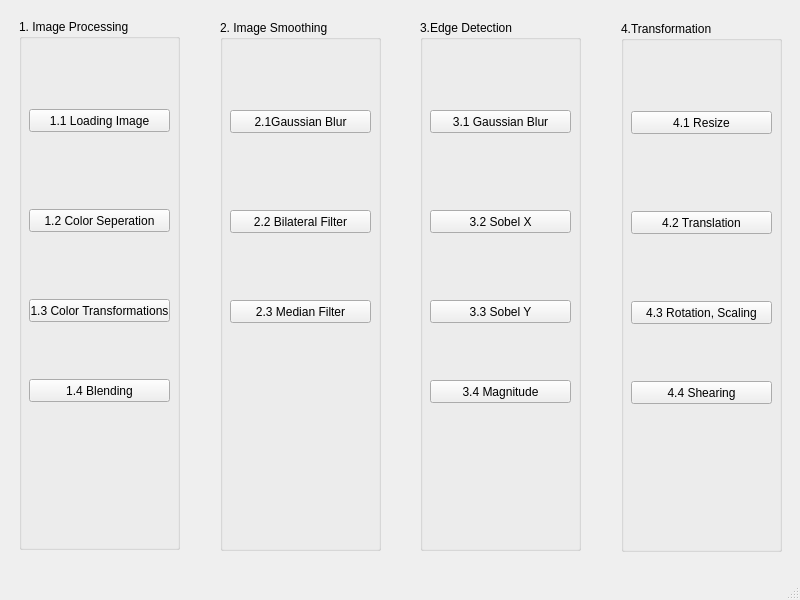
<?xml version="1.0" encoding="UTF-8"?>
<ui version="4.0">
 <class>MainWindow</class>
 <widget class="QMainWindow" name="MainWindow">
  <property name="geometry">
   <rect>
    <x>0</x>
    <y>0</y>
    <width>800</width>
    <height>600</height>
   </rect>
  </property>
  <property name="windowTitle">
   <string>MainWindow</string>
  </property>
  <widget class="QWidget" name="centralwidget">
   <widget class="QGroupBox" name="groupBox_q1">
    <property name="geometry">
     <rect>
      <x>19</x>
      <y>19</y>
      <width>161</width>
      <height>531</height>
     </rect>
    </property>
    <property name="title">
     <string>1. Image Processing</string>
    </property>
    <widget class="QPushButton" name="pushButton_q1_1">
     <property name="geometry">
      <rect>
       <x>10</x>
       <y>90</y>
       <width>141</width>
       <height>23</height>
      </rect>
     </property>
     <property name="text">
      <string>1.1 Loading Image</string>
     </property>
    </widget>
    <widget class="QPushButton" name="pushButton_q1_2">
     <property name="geometry">
      <rect>
       <x>10</x>
       <y>190</y>
       <width>141</width>
       <height>23</height>
      </rect>
     </property>
     <property name="text">
      <string>1.2 Color Seperation</string>
     </property>
    </widget>
    <widget class="QPushButton" name="pushButton_q1_3">
     <property name="geometry">
      <rect>
       <x>10</x>
       <y>280</y>
       <width>141</width>
       <height>23</height>
      </rect>
     </property>
     <property name="text">
      <string>1.3 Color Transformations</string>
     </property>
    </widget>
    <widget class="QPushButton" name="pushButton_q1_4">
     <property name="geometry">
      <rect>
       <x>10</x>
       <y>360</y>
       <width>141</width>
       <height>23</height>
      </rect>
     </property>
     <property name="text">
      <string>1.4 Blending</string>
     </property>
    </widget>
   </widget>
   <widget class="QGroupBox" name="groupBox_q2">
    <property name="geometry">
     <rect>
      <x>220</x>
      <y>20</y>
      <width>161</width>
      <height>531</height>
     </rect>
    </property>
    <property name="title">
     <string>2. Image Smoothing</string>
    </property>
    <widget class="QPushButton" name="pushButton_q2_2">
     <property name="geometry">
      <rect>
       <x>10</x>
       <y>190</y>
       <width>141</width>
       <height>23</height>
      </rect>
     </property>
     <property name="text">
      <string>2.2 Bilateral Filter</string>
     </property>
    </widget>
    <widget class="QPushButton" name="pushButton_q2_3">
     <property name="geometry">
      <rect>
       <x>10</x>
       <y>280</y>
       <width>141</width>
       <height>23</height>
      </rect>
     </property>
     <property name="text">
      <string>2.3 Median Filter</string>
     </property>
    </widget>
    <widget class="QPushButton" name="pushButton_q2_1">
     <property name="geometry">
      <rect>
       <x>10</x>
       <y>90</y>
       <width>141</width>
       <height>23</height>
      </rect>
     </property>
     <property name="text">
      <string>2.1Gaussian Blur</string>
     </property>
    </widget>
   </widget>
   <widget class="QGroupBox" name="groupBox_q3">
    <property name="geometry">
     <rect>
      <x>420</x>
      <y>20</y>
      <width>161</width>
      <height>531</height>
     </rect>
    </property>
    <property name="title">
     <string>3.Edge Detection</string>
    </property>
    <widget class="QPushButton" name="pushButton_q3_4">
     <property name="geometry">
      <rect>
       <x>10</x>
       <y>360</y>
       <width>141</width>
       <height>23</height>
      </rect>
     </property>
     <property name="text">
      <string>3.4 Magnitude</string>
     </property>
    </widget>
    <widget class="QPushButton" name="pushButton_q3_3">
     <property name="geometry">
      <rect>
       <x>10</x>
       <y>280</y>
       <width>141</width>
       <height>23</height>
      </rect>
     </property>
     <property name="text">
      <string>3.3 Sobel Y</string>
     </property>
    </widget>
    <widget class="QPushButton" name="pushButton_q3_1">
     <property name="geometry">
      <rect>
       <x>10</x>
       <y>90</y>
       <width>141</width>
       <height>23</height>
      </rect>
     </property>
     <property name="text">
      <string>3.1 Gaussian Blur</string>
     </property>
    </widget>
    <widget class="QPushButton" name="pushButton_q3_2">
     <property name="geometry">
      <rect>
       <x>10</x>
       <y>190</y>
       <width>141</width>
       <height>23</height>
      </rect>
     </property>
     <property name="text">
      <string>3.2 Sobel X</string>
     </property>
    </widget>
   </widget>
   <widget class="QGroupBox" name="groupBox_q4">
    <property name="geometry">
     <rect>
      <x>621</x>
      <y>21</y>
      <width>161</width>
      <height>531</height>
     </rect>
    </property>
    <property name="title">
     <string>4.Transformation</string>
    </property>
    <widget class="QPushButton" name="pushButton_q4_4">
     <property name="geometry">
      <rect>
       <x>10</x>
       <y>360</y>
       <width>141</width>
       <height>23</height>
      </rect>
     </property>
     <property name="text">
      <string>4.4 Shearing</string>
     </property>
    </widget>
    <widget class="QPushButton" name="pushButton_q4_3">
     <property name="geometry">
      <rect>
       <x>10</x>
       <y>280</y>
       <width>141</width>
       <height>23</height>
      </rect>
     </property>
     <property name="text">
      <string>4.3 Rotation, Scaling</string>
     </property>
    </widget>
    <widget class="QPushButton" name="pushButton_q4_1">
     <property name="geometry">
      <rect>
       <x>10</x>
       <y>90</y>
       <width>141</width>
       <height>23</height>
      </rect>
     </property>
     <property name="text">
      <string>4.1 Resize</string>
     </property>
    </widget>
    <widget class="QPushButton" name="pushButton_q4_2">
     <property name="geometry">
      <rect>
       <x>10</x>
       <y>190</y>
       <width>141</width>
       <height>23</height>
      </rect>
     </property>
     <property name="text">
      <string>4.2 Translation</string>
     </property>
    </widget>
   </widget>
  </widget>
  <widget class="QMenuBar" name="menubar">
   <property name="geometry">
    <rect>
     <x>0</x>
     <y>0</y>
     <width>800</width>
     <height>21</height>
    </rect>
   </property>
  </widget>
  <widget class="QStatusBar" name="statusbar"/>
 </widget>
 <resources/>
 <connections/>
</ui>
